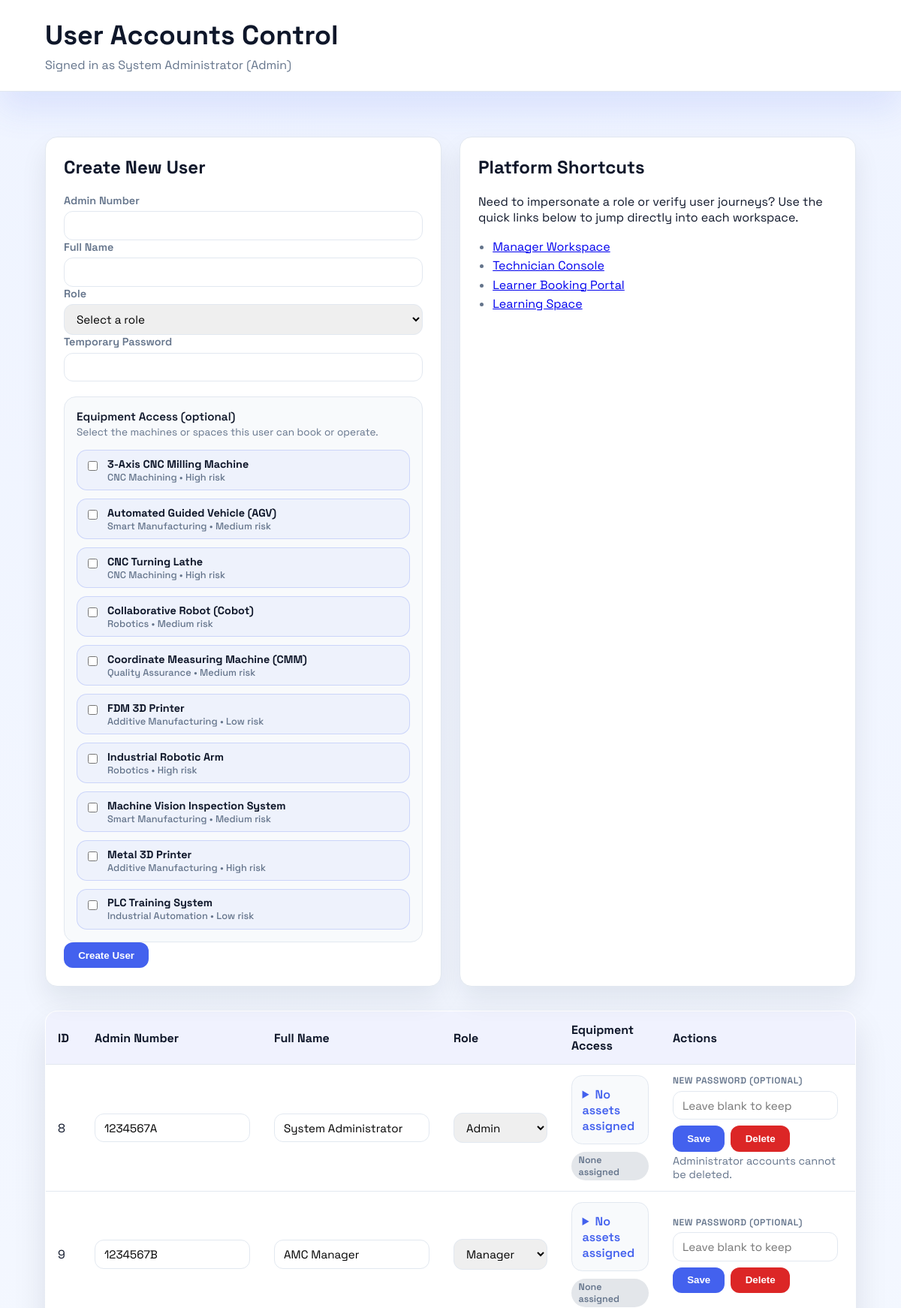
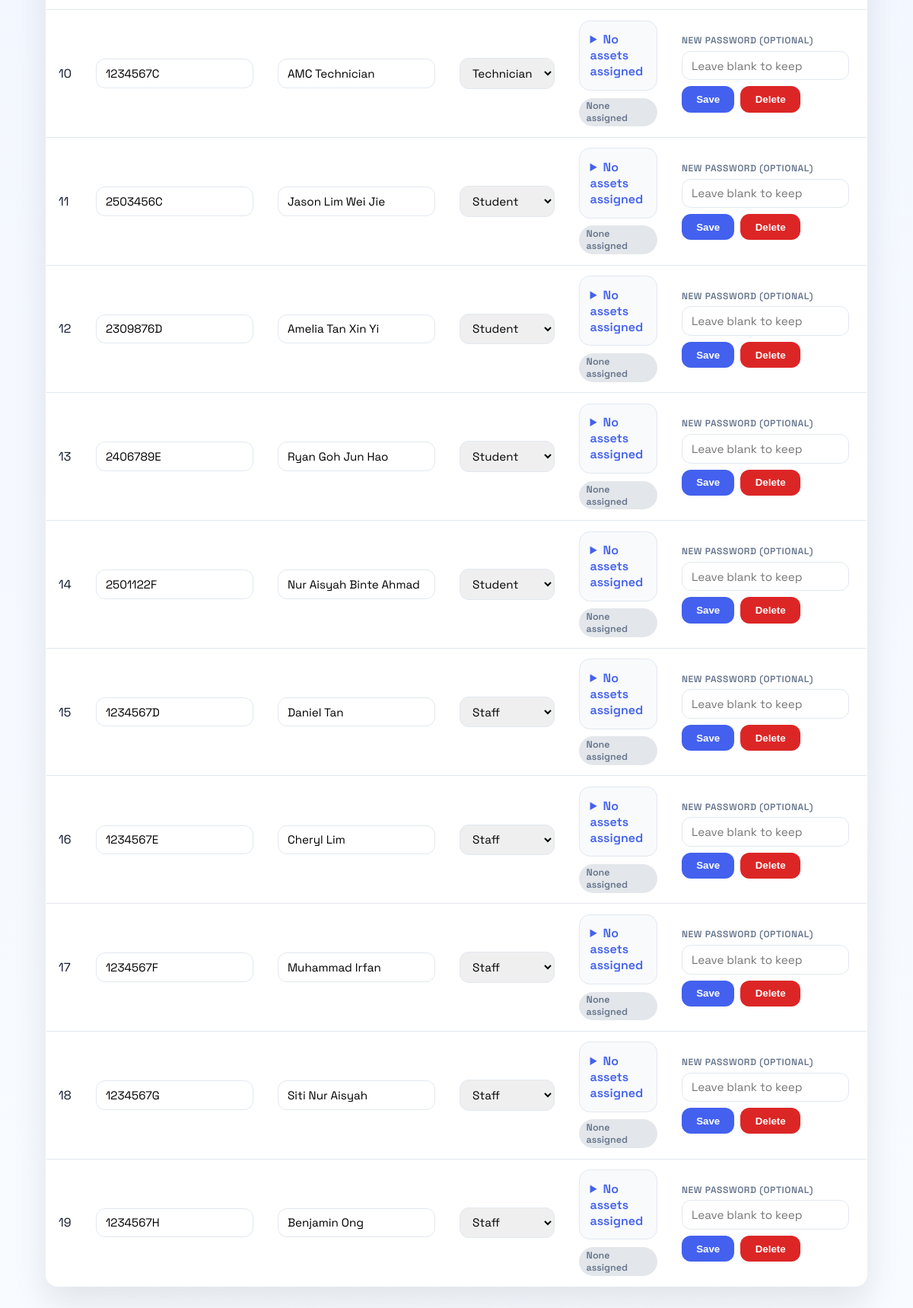
Screenshot of /admin-users.php (signed in) with the database file from the repository (2 pictures, top to bottom).
### tables this page shows
CREATE TABLE `equipment` (
  `equipment_id` bigint(20) NOT NULL,
  `serial_no` varchar(80) DEFAULT NULL,
  `name` varchar(120) NOT NULL,
  `category` varchar(60) NOT NULL,
  `location` varchar(80) DEFAULT NULL,
  `manufacturer` varchar(80) DEFAULT NULL,
  `model` varchar(80) DEFAULT NULL,
  `risk_level` enum('low','medium','high') NOT NULL DEFAULT 'low',
  `current_status` enum('operational','maintenance','faulty') NOT NULL DEFAULT 'operational',
  `status_updated_at` datetime NOT NULL DEFAULT current_timestamp(),
  `status_updated_by` bigint(20) DEFAULT NULL,
  `notes` text DEFAULT NULL,
  `created_at` datetime NOT NULL DEFAULT current_timestamp(),
  `updated_at` datetime NOT NULL DEFAULT current_timestamp() ON UPDATE current_timestamp()
);

CREATE TABLE `users` (
  `user_id` bigint(20) NOT NULL,
  `role_id` int(11) NOT NULL,
  `tp_admin_no` varchar(30) DEFAULT NULL,
  `username` varchar(50) DEFAULT NULL,
  `email` varchar(255) NOT NULL,
  `password_hash` varchar(255) NOT NULL,
  `full_name` varchar(120) NOT NULL,
  `status` enum('active','locked','suspended') NOT NULL DEFAULT 'active',
  `failed_login_count` int(11) NOT NULL DEFAULT 0,
  `locked_until` datetime DEFAULT NULL,
  `last_login_at` datetime DEFAULT NULL,
  `created_at` datetime NOT NULL DEFAULT current_timestamp(),
  `updated_at` datetime NOT NULL DEFAULT current_timestamp() ON UPDATE current_timestamp()
);

CREATE TABLE `roles` (
  `role_id` int(11) NOT NULL,
  `role_name` varchar(50) NOT NULL,
  `description` varchar(255) DEFAULT NULL
);

### session.php (called while the page is built, shortened)
<?php
if (!function_exists('current_user')) {
	function current_user(): ?array
	{
		return [
			'user_id' => (int) ($_SESSION['user_id'] ?? 0),
			'admin_number' => (string) ($_SESSION['admin_number'] ?? ''),
			'role_id' => (int) ($_SESSION['role_id'] ?? 0),
			'role_name' => (string) ($_SESSION['role_name'] ?? ''),
			'full_name' => (string) ($_SESSION['full_name'] ?? ''),
		];
	}
}
if (!function_exists('require_login')) {
	function require_login(array $allowedRoles = []): array
	{
		$user = current_user();
		if (!empty($allowedRoles)) {
			$normalized = array_map(static function ($role): string {
				return strtolower(trim((string) $role));
			}, $allowedRoles);
			$currentRole = strtolower(trim((string) ($user['role_name'] ?? '')));
		}
		return $user;
	}
}
if (!function_exists('log_audit_event')) {
	function log_audit_event(mysqli $conn, ?int $actorId, string $action, string $entityType, ?int $entityId, array $details = []): void
	{
		$ipAddress = substr((string) ($_SERVER['REMOTE_ADDR'] ?? ''), 0, 45);
		$userAgent = (string) ($_SERVER['HTTP_USER_AGENT'] ?? '');
		if ($userAgent !== '') {
			$userAgent = function_exists('mb_substr') ? mb_substr($userAgent, 0, 255) : substr($userAgent, 0, 255);
		} else {
			$userAgent = null;
		}
		if (!empty($details)) {
			$detailsJson = json_encode($details, JSON_UNESCAPED_SLASHES | JSON_UNESCAPED_UNICODE);
		}
		$stmt = mysqli_prepare(
			$conn,
			'INSERT INTO audit_logs (actor_user_id, action, entity_type, entity_id, ip_address, user_agent, details) VALUES (NULLIF(?, 0), ?, ?, NULLIF(?, 0), ?, ?, ?)'
		);
		$actorParam = $actorId ?? 0;
		$entityParam = $entityId ?? 0;
	}
}
if (!function_exists('base64url_decode_string')) {
	function base64url_decode_string(string $value): string
	{
		$normalized = strtr($value, '-_', '+/');
		$padding = strlen($normalized) % 4;
		if ($padding > 0) {
			$normalized .= str_repeat('=', 4 - $padding);
		}
		$decoded = base64_decode($normalized, true);
		return $decoded === false ? '' : $decoded;
	}
}
if (!function_exists('get_jwt_secret')) {
	function get_jwt_secret(): string
	{
		$sources = [
			getenv('SWAP_JWT_SECRET') ?: null,
			$_SERVER['SWAP_JWT_SECRET'] ?? null,
		];
		foreach ($sources as $candidate) {
			if (!is_string($candidate) || $candidate === '') {
				continue;
			}
			$secret = substr(hash('sha256', $candidate, true), 0, 32);
			return $secret;
		}
		$secret = substr(hash('sha256', __DIR__ . '|jwt|' . php_uname('n'), true), 0, 32);
		return $secret;
	}
}
if (!function_exists('get_request_jwt_token')) {
	function get_request_jwt_token(): ?string
	{
		$header = $_SERVER['HTTP_AUTHORIZATION'] ?? '';
		if (isset($_COOKIE['swap_jwt']) && is_string($_COOKIE['swap_jwt']) && $_COOKIE['swap_jwt'] !== '') {
			return $_COOKIE['swap_jwt'];
		}
		return null;
	}
}
if (!function_exists('decode_jwt_token')) {
	function decode_jwt_token(string $token): ?array
	{
		$segments = explode('.', $token);
		[$headerSegment, $payloadSegment, $signatureSegment] = $segments;
		$headerRaw = base64url_decode_string($headerSegment);
		$payloadRaw = base64url_decode_string($payloadSegment);
		$signature = base64url_decode_string($signatureSegment);
		$header = json_decode($headerRaw, true);
		$payload = json_decode($payloadRaw, true);
		$expected = hash_hmac('sha256', $headerSegment . '.' . $payloadSegment, get_jwt_secret(), true);
		return $payload;
	}
}
if (!function_exists('validate_jwt_for_user')) {
	function validate_jwt_for_user(?array $user): bool
	{
		$token = get_request_jwt_token();
		$payload = decode_jwt_token($token);
		$userId = isset($user['user_id']) ? (int) $user['user_id'] : 0;
		$role = strtolower(trim((string) ($user['role_name'] ?? '')));
		$expiresAt = (int) ($payload['exp'] ?? 0);
		return true;
	}
}
if (!function_exists('log_sensitive_route_access')) {
	function log_sensitive_route_access(mysqli $conn, array $user): void
	{
		$details = [
			'path' => (string) ($_SERVER['SCRIPT_NAME'] ?? ''),
			'ip' => $_SERVER['REMOTE_ADDR'] ?? null,
		];
		$actorId = isset($user['user_id']) ? (int) $user['user_id'] : null;
	}
}
if (!function_exists('enforce_sensitive_route_guard')) {
	function enforce_sensitive_route_guard(mysqli $conn, array $requiredRoles = ['admin']): array
	{
		$user = require_login($requiredRoles);
		return $user;
	}
}

### admin-users.php (the view, shortened to what this page needs)
<?php
require_once __DIR__ . '/session.php';
require_once __DIR__ . '/db.php';
$currentUser = enforce_sensitive_route_guard($conn);
$userFullName = trim((string) ($currentUser['full_name'] ?? 'Administrator'));
$roleDisplay = trim((string) ($currentUser['role_name'] ?? 'Admin'));
$currentUserId = (int) ($currentUser['user_id'] ?? 0);
$equipmentList = [];
$equipmentResult = mysqli_query($conn, 'SELECT equipment_id, name, category, risk_level FROM equipment ORDER BY name ASC');
if ($equipmentResult instanceof mysqli_result) {
	while ($row = mysqli_fetch_assoc($equipmentResult)) {
		$equipmentId = isset($row['equipment_id']) ? (int) $row['equipment_id'] : 0;
		$name = trim((string) ($row['name'] ?? ''));
		$category = trim((string) ($row['category'] ?? ''));
		$riskLevel = trim((string) ($row['risk_level'] ?? ''));
		$equipmentList[] = [
			'id' => $equipmentId,
			'name' => $name,
			'category' => $category,
			'risk_level' => $riskLevel,
		];
	}
}
$roles = [];
$rolesResult = mysqli_query($conn, 'SELECT role_id, role_name FROM roles ORDER BY role_name ASC');
if ($rolesResult instanceof mysqli_result) {
	while ($row = mysqli_fetch_assoc($rolesResult)) {
		$roleId = isset($row['role_id']) ? (int) $row['role_id'] : 0;
		$roleName = trim((string) ($row['role_name'] ?? ''));
		$roles[] = ['role_id' => $roleId, 'role_name' => $roleName];
	}
}
$normalizeRoleLabel = static function (?string $value): string {
	return strtolower(trim((string) $value));
};
$users = [];
$usersResult = mysqli_query(
	$conn,
	'  SELECT u.user_id, u.tp_admin_no, u.full_name, u.role_id, r.role_name
	   FROM users u
	   INNER JOIN roles r ON r.role_id = u.role_id
	   ORDER BY u.user_id ASC'
);
if ($usersResult instanceof mysqli_result) {
	while ($row = mysqli_fetch_assoc($usersResult)) {
		$users[] = $row;
	}
}
?>
<!DOCTYPE html>
<html lang="en">
	<head>
	</head>
	<body>
		<header>
			<h1 style="margin: 0; font-size: clamp(1.5rem, 3vw, 2.4rem);">User Accounts Control</h1>
			<p style="margin: 0.35rem 0 0; color: var(--muted);">
				Signed in as <?php echo htmlspecialchars($userFullName, ENT_QUOTES); ?> (<?php echo htmlspecialchars($roleDisplay, ENT_QUOTES); ?>)
			</p>
		</header>
		<main>
			<div class="grid-two">
				<div class="card">
					<h2>Create New User</h2>
					<form method="post">
						<label>
							Admin Number
							<input type="text" name="tp_admin_no" required />
						</label>
						<label>
							Full Name
							<input type="text" name="full_name" required />
						</label>
						<label>
							Role
							<select name="role_id" required>
								<option value="">Select a role</option>
							</select>
						</label>
						<label>
							Temporary Password
							<input type="password" name="password" required />
						</label>
						<?php if (!empty($equipmentList)): ?>
							<div class="equipment-selector">
								<p class="selector-heading">Equipment Access (optional)</p>
								<p class="selector-note">Select the machines or spaces this user can book or operate.</p>
								<div class="equipment-grid">
									<?php foreach ($equipmentList as $equipment): ?>
										<?php $createEquipId = 'create-equip-' . (int) $equipment['id']; ?>
										<label class="equipment-option" for="<?php echo htmlspecialchars($createEquipId, ENT_QUOTES); ?>">
											<input type="checkbox" id="<?php echo htmlspecialchars($createEquipId, ENT_QUOTES); ?>" name="equipment_access[]" value="<?php echo (int) $equipment['id']; ?>" />
											<div>
												<strong><?php echo htmlspecialchars($equipment['name'], ENT_QUOTES); ?></strong>
												<span class="equip-meta">
													<?php echo htmlspecialchars($equipment['category'] !== '' ? $equipment['category'] : 'General access', ENT_QUOTES); ?>
													<?php if (($equipment['risk_level'] ?? '') !== ''): ?>
														&bull; <?php echo htmlspecialchars(ucfirst((string) $equipment['risk_level']), ENT_QUOTES); ?> risk
													<?php endif; ?>
												</span>
											</div>
										</label>
									<?php endforeach; ?>
								</div>
							</div>
						<?php else: ?>
							<p class="muted-text">No equipment records available yet. Add equipment to assign access permissions.</p>
						<?php endif; ?>
						<button type="submit" class="primary">Create User</button>
					</form>
				</div>
				<div class="card">
					<h2>Platform Shortcuts</h2>
					<p>Need to impersonate a role or verify user journeys? Use the quick links below to jump directly into each workspace.</p>
					<ul style="margin: 1rem 0 0; padding-left: 1.2rem; color: var(--muted); line-height: 1.6;">
						<li><a href="manager.php">Manager Workspace</a></li>
						<li><a href="technician.php">Technician Console</a></li>
						<li><a href="book-machines.php">Learner Booking Portal</a></li>
						<li><a href="learning-space.php">Learning Space</a></li>
					</ul>
				</div>
			</div>
			<?php if (empty($users)): ?>
				<p style="color: var(--muted);">No users found in the system.</p>
			<?php else: ?>
				<table>
					<thead>
						<tr>
							<th>ID</th>
							<th>Admin Number</th>
							<th>Full Name</th>
							<th>Role</th>
							<th>Equipment Access</th>
							<th>Actions</th>
						</tr>
					</thead>
					<tbody>
						<?php foreach ($users as $user): ?>
							<?php
								$userId = (int) ($user['user_id'] ?? 0);
								$updateFormId = 'update-user-' . $userId;
								$deleteFormId = 'delete-user-' . $userId;
								$assignedNames = [];
								$assignedCount = count($assignedNames);
								$summaryLabel = $assignedCount === 0 ? 'No assets assigned' : $assignedCount . ' asset' . ($assignedCount === 1 ? '' : 's');
								$previewTags = array_slice($assignedNames, 0, 3);
								$rowRoleKey = $normalizeRoleLabel($user['role_name'] ?? '');
								$rowIsAdmin = $rowRoleKey === 'admin';
								$isSelfRow = $userId === $currentUserId;
								$lockAdminRow = $rowIsAdmin && !$isSelfRow;
							?>
							<tr>
								<td data-label="ID"><?php echo $userId; ?></td>
								<td data-label="Admin Number">
									<input type="text" name="tp_admin_no" form="<?php echo htmlspecialchars($updateFormId, ENT_QUOTES); ?>" value="<?php echo htmlspecialchars((string) ($user['tp_admin_no'] ?? ''), ENT_QUOTES); ?>" required <?php echo $lockAdminRow ? 'disabled="disabled"' : ''; ?> />
								</td>
								<td data-label="Full Name">
									<input type="text" name="full_name" form="<?php echo htmlspecialchars($updateFormId, ENT_QUOTES); ?>" value="<?php echo htmlspecialchars((string) ($user['full_name'] ?? ''), ENT_QUOTES); ?>" required <?php echo $lockAdminRow ? 'disabled="disabled"' : ''; ?> />
								</td>
								<td data-label="Role">
									<select name="role_id" form="<?php echo htmlspecialchars($updateFormId, ENT_QUOTES); ?>" required <?php echo $lockAdminRow ? 'disabled="disabled"' : ''; ?>>
										<?php foreach ($roles as $role): ?>
											<option value="<?php echo (int) $role['role_id']; ?>" <?php echo (int) ($user['role_id'] ?? 0) === (int) $role['role_id'] ? 'selected' : ''; ?>>
												<?php echo htmlspecialchars($role['role_name'], ENT_QUOTES); ?>
											</option>
										<?php endforeach; ?>
									</select>
								</td>
								<td data-label="Equipment Access">
									<div class="access-manager">
										<details>
											<summary><?php echo htmlspecialchars($summaryLabel, ENT_QUOTES); ?></summary>
										</details>
										<div class="equipment-taglist">
											<?php if (empty($previewTags)): ?>
												<span class="equipment-tag muted-tag">None assigned</span>
											<?php endif; ?>
										</div>
									</div>
								</td>
								<td data-label="Actions">
									<div class="actions">
										<label style="margin: 0; width: 220px;">
											<span style="font-size: 0.75rem; text-transform: uppercase; letter-spacing: 0.05em; color: var(--muted);">New Password (optional)</span>
											<input type="password" name="password" form="<?php echo htmlspecialchars($updateFormId, ENT_QUOTES); ?>" placeholder="Leave blank to keep" <?php echo $lockAdminRow ? 'disabled="disabled"' : ''; ?> />
										</label>
										<button type="submit" form="<?php echo htmlspecialchars($updateFormId, ENT_QUOTES); ?>" class="primary" <?php echo $lockAdminRow ? 'disabled="disabled" title="Administrator accounts can only be changed by the account owner."' : ''; ?>>Save</button>
										<button type="submit" form="<?php echo htmlspecialchars($deleteFormId, ENT_QUOTES); ?>" class="danger" onclick="return confirm('Delete this user? This cannot be undone.');" <?php echo $rowIsAdmin ? 'disabled="disabled" title="Administrator accounts cannot be deleted."' : ''; ?>>Delete</button>
									</div>
									<?php if ($rowIsAdmin): ?>
										<p class="muted-text" style="margin: 0.2rem 0 0;">Administrator accounts cannot be deleted.</p>
									<?php endif; ?>
								</td>
							</tr>
						<?php endforeach; ?>
					</tbody>
				</table>
			<?php endif; ?>
		</main>
	</body>
</html>

### rows the page displays
equipment: name "3-Axis CNC Milling Machine", category "CNC Machining", risk_level "High"
equipment: name "Automated Guided Vehicle (AGV)", category "Smart Manufacturing", risk_level "Medium"
equipment: name "CNC Turning Lathe", category "CNC Machining", risk_level "High"
equipment: name "Collaborative Robot (Cobot)", category "Robotics", risk_level "Medium"
equipment: name "Coordinate Measuring Machine (CMM)", category "Quality Assurance", risk_level "Medium"
equipment: name "FDM 3D Printer", category "Additive Manufacturing", risk_level "Low"
equipment: name "Industrial Robotic Arm", category "Robotics", risk_level "High"
equipment: name "Machine Vision Inspection System", category "Smart Manufacturing", risk_level "Medium"
equipment: name "Metal 3D Printer", category "Additive Manufacturing", risk_level "High"
equipment: name "PLC Training System", category "Industrial Automation", risk_level "Low"
users: user_id "8", tp_admin_no "1234567A", full_name "System Administrator", role_id "Admin", summaryLabel "No assets assigned", shows "Administrator accounts cannot be deleted."
users: user_id "9", tp_admin_no "1234567B", full_name "AMC Manager", role_id "Manager", summaryLabel "No assets assigned"
users: user_id "10", tp_admin_no "1234567C", full_name "AMC Technician", role_id "Technician", summaryLabel "No assets assigned"
users: user_id "11", tp_admin_no "2503456C", full_name "Jason Lim Wei Jie", role_id "Student", summaryLabel "No assets assigned"
users: user_id "12", tp_admin_no "2309876D", full_name "Amelia Tan Xin Yi", role_id "Student", summaryLabel "No assets assigned"
users: user_id "13", tp_admin_no "2406789E", full_name "Ryan Goh Jun Hao", role_id "Student", summaryLabel "No assets assigned"
users: user_id "14", tp_admin_no "2501122F", full_name "Nur Aisyah Binte Ahmad", role_id "Student", summaryLabel "No assets assigned"
users: user_id "15", tp_admin_no "1234567D", full_name "Daniel Tan", role_id "Staff", summaryLabel "No assets assigned"
users: user_id "16", tp_admin_no "1234567E", full_name "Cheryl Lim", role_id "Staff", summaryLabel "No assets assigned"
users: user_id "17", tp_admin_no "1234567F", full_name "Muhammad Irfan", role_id "Staff", summaryLabel "No assets assigned"
users: user_id "18", tp_admin_no "1234567G", full_name "Siti Nur Aisyah", role_id "Staff", summaryLabel "No assets assigned"
users: user_id "19", tp_admin_no "1234567H", full_name "Benjamin Ong", role_id "Staff", summaryLabel "No assets assigned"

### other values shown
$userFullName "System Administrator"
$roleDisplay "Admin"
